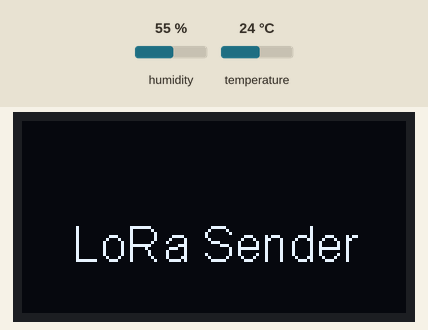
This sketch was run on a simulated ESP32. Parts: 128×64 one-colour display. The test bench sets the inputs (shaded band); at power-on: humidity 55 %, temperature 24 °C. No radio packets arrive unless stated; what the sketch prints to the serial monitor is not drawn.

Above: at 0.1 s.
At 2.1 s:
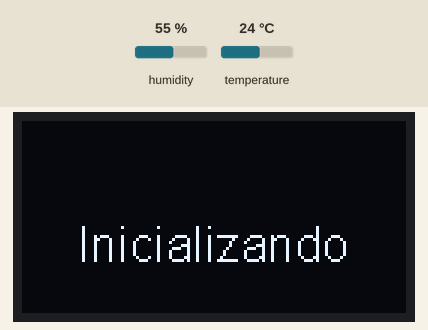
At 4.1 s:
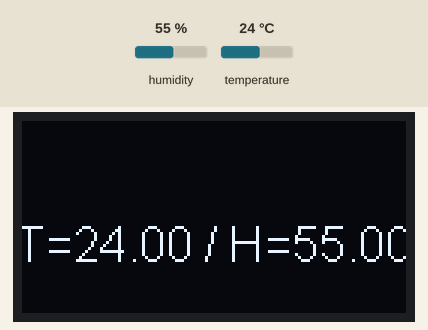

The sketch:

LoRa_Sender_DHT22.ino
```cpp
#include <Arduino.h>
#include <SPI.h>
#include <LoRa.h>
#include "SSD1306.h"
#include "board_def.h"

#define OLED_ADDRESS 0x3c
#define I2C_SDA 21
#define I2C_SCL 22


SSD1306Wire display(OLED_ADDRESS, I2C_SDA, I2C_SCL, GEOMETRY_128_64);

#include <DHT.h>

#define DHTPIN 13     // Digital pin connected to the DHT sensor
#define DHTTYPE DHT22   // DHT 22  (AM2302), AM2321

DHT dht(DHTPIN, DHTTYPE);

unsigned long intervalCall1 = 3000;
unsigned long intervalCall2 = 10000;
unsigned long lastCall[2] = {-intervalCall1,-intervalCall2};
float t,h;

void setup(){
  Serial.begin(115200);
  dht.begin();
  while (!Serial);
  if (OLED_RST > 0) {
    pinMode(OLED_RST, OUTPUT);
    digitalWrite(OLED_RST, HIGH);
    delay(100);
    digitalWrite(OLED_RST, LOW);
    delay(100);
    digitalWrite(OLED_RST, HIGH);
  }

  display.init();
  display.flipScreenVertically();
  display.clear();
  display.setFont(ArialMT_Plain_16);
  display.setTextAlignment(TEXT_ALIGN_CENTER);
  display.drawString(display.getWidth() / 2, display.getHeight() / 2, LORA_SENDER ? "LoRa Sender" : "LoRa Receiver");
  display.display();
  delay(2000);


  String info = "Inicializando";
  if (info != "") {
    display.clear();
    display.setFont(ArialMT_Plain_16);
    display.setTextAlignment(TEXT_ALIGN_CENTER);
    display.drawString(display.getWidth() / 2, display.getHeight() / 2, info);
    display.display();
    delay(2000);
  }

  SPI.begin(CONFIG_CLK, CONFIG_MISO, CONFIG_MOSI, CONFIG_NSS);
  LoRa.setPins(CONFIG_NSS, CONFIG_RST, CONFIG_DIO0);
  if (!LoRa.begin(BAND)) {
    Serial.println("Starting LoRa failed!");
    while (1);
  }
  if (!LORA_SENDER) {
    display.clear();
    display.drawString(display.getWidth() / 2, display.getHeight() / 2, "LoraRecv Ready");
    display.display();
  }
}


void loop(){
  if(millis() > lastCall[0] + intervalCall1){
    h = dht.readHumidity();
    t = dht.readTemperature();

    if(isnan(h) || isnan(t)){
      Serial.println(F("Failed to read from DHT sensor!"));
      return;
    }
    lastCall[0] = millis();
  }


#if LORA_SENDER


  //Rotina de liga-desliga
  if(millis() > lastCall[1] + intervalCall2){

    String dados = "T=";
    dados += t;
    dados += " / H=";
    dados += h;
    Serial.print(dados);
    display.clear();
    display.setTextAlignment(TEXT_ALIGN_CENTER);
    display.drawString(display.getWidth() / 2, display.getHeight() / 2, dados);
    display.display();
    LoRa.beginPacket();
    LoRa.print(dados);
    LoRa.endPacket();
    lastCall[1] = millis();
  }
#endif
}
```

board_def.h
```cpp
#include <Arduino.h>

#define LORA_V1_0_OLED  0
#define LORA_V1_2_OLED  0
#define LORA_V1_6_OLED  1
#define LORA_V2_0_OLED  0

//#define LORA_SENDER 0
#define LORA_SENDER 1

// #define LORA_PERIOD 868
#define LORA_PERIOD 915
// #define LORA_PERIOD 433

#if LORA_V1_0_OLED
#include <Wire.h>
#include "SSD1306Wire.h"
#define OLED_CLASS_OBJ  SSD1306Wire
#define OLED_ADDRESS    0x3C
#define OLED_SDA    4
#define OLED_SCL    15
#define OLED_RST    16
#define CONFIG_MOSI 27
#define CONFIG_MISO 19
#define CONFIG_CLK  5
#define CONFIG_NSS  18
#define CONFIG_RST  14
#define CONFIG_DIO0 26
// !    There are two versions of TTGO LoRa V1.0,
// !    the 868 version uses the 3D WiFi antenna, and the 433 version uses the PCB antenna.
// !    You need to change the frequency according to the board.

#define SDCARD_MOSI -1
#define SDCARD_MISO -1
#define SDCARD_SCLK -1
#define SDCARD_CS   -1

#elif LORA_V1_2_OLED
//Lora V1.2 ds3231
#include <Wire.h>
#include "SSD1306Wire.h"
#define OLED_CLASS_OBJ  SSD1306Wire
#define OLED_ADDRESS    0x3C
#define OLED_SDA    21
#define OLED_SCL    22
#define OLED_RST    -1
#define CONFIG_MOSI 27
#define CONFIG_MISO 19
#define CONFIG_CLK  5
#define CONFIG_NSS  18
#define CONFIG_RST  23
#define CONFIG_DIO0 26

#define SDCARD_MOSI -1
#define SDCARD_MISO -1
#define SDCARD_SCLK -1
#define SDCARD_CS   -1

#define ENABLE_DS3231

#elif LORA_V1_6_OLED
#include <Wire.h>
#include "SSD1306Wire.h"
#define OLED_CLASS_OBJ  SSD1306Wire
#define OLED_ADDRESS    0x3C
#define OLED_SDA    21
#define OLED_SCL    22
#define OLED_RST    -1

#define CONFIG_MOSI 27
#define CONFIG_MISO 19
#define CONFIG_CLK  5
#define CONFIG_NSS  18
#define CONFIG_RST  23
#define CONFIG_DIO0 26

//#define SDCARD_MOSI 15
//#define SDCARD_MISO 2
//#define SDCARD_SCLK 14
//#define SDCARD_CS   13

#elif LORA_V2_0_OLED
#include <Wire.h>
#include "SSD1306Wire.h"
#define OLED_CLASS_OBJ  SSD1306Wire
#define OLED_ADDRESS    0x3C
#define OLED_SDA    21
#define OLED_SCL    22
#define OLED_RST    -1

#define CONFIG_MOSI 27
#define CONFIG_MISO 19
#define CONFIG_CLK  5
#define CONFIG_NSS  18
#define CONFIG_RST  23
#define CONFIG_DIO0 26

#define SDCARD_MOSI 15
#define SDCARD_MISO 2
#define SDCARD_SCLK 14
#define SDCARD_CS   13

#else
#error "please select board"
#endif


#if LORA_PERIOD == 433
#define BAND 433E6
#elif LORA_PERIOD == 868
#define BAND 868E6
#elif LORA_PERIOD == 915
#define BAND 915E6
#else
#error "Please select the correct lora frequency"
#endif
```

Measured:
- what the display in image 1 shows lasts 2.1 s, from 2.0 s to 4.1 s
